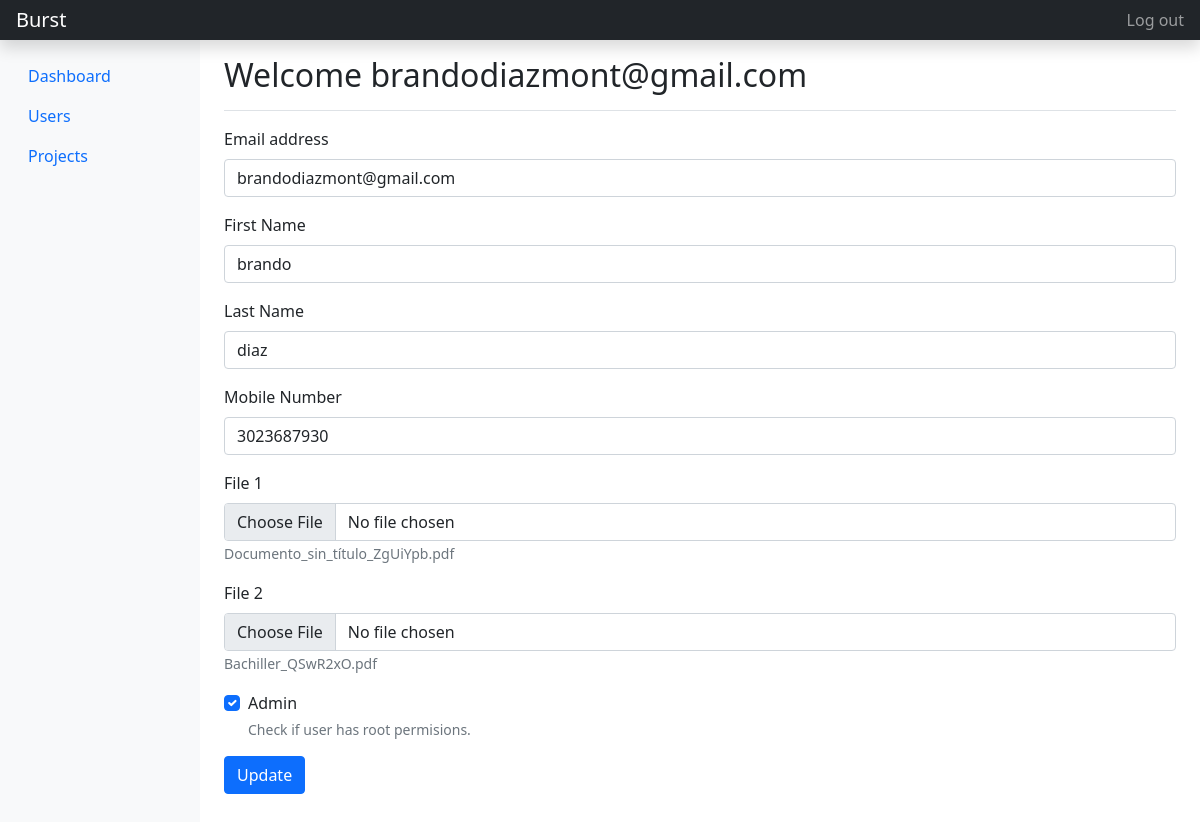
Screenshot of /accounts/users/update/3 (signed in) with the database file from the repository.
### apps/users/models.py (models this page shows, shortened)
class Base(models.Model):
    created_at = models.DateTimeField(auto_now_add=True)
    updated_at = models.DateTimeField(auto_now=True)
    status=models.BooleanField("status", default=True)
    class Meta:
        abstract = True

class Company(Base):
    name=models.CharField("name", max_length=250)
    class Meta:
        verbose_name = 'Company'
        verbose_name_plural = 'Companies'

class Profile(Base):
    user = models.OneToOneField(User, on_delete=models.CASCADE, verbose_name="user")
    company = models.ForeignKey(Company, on_delete=models.CASCADE, verbose_name='company')
    mobile_number = models.CharField("mobile number", max_length=250, null=True, blank=True)
    file_1 = models.FileField(upload_to='documents/%Y/%m/%d', null=True, blank=True)
    file_2 =  models.FileField(upload_to='documents/%Y/%m/%d', null=True, blank=True)
    def filename_1(self):
        return os.path.basename(self.file_1.name)
    def filename_2(self):
        return os.path.basename(self.file_2.name)

### apps/users/views.py (the view, shortened to what this page needs)
# urls.py: path('users/update/<int:id>', UserUpdateView.as_view(), name='user_update'),
class UserUpdateView(LoginRequiredMixin, View):
    def get(self, request, id, *args, **kwargs):
        profile = Profile.objects.get(id=id)
        context = {
            'profile':profile,
            'company': Company.objects.get(id=request.user.profile.company.id),
        }
        template_name = 'dashboard/users_create_update.html'
        return render(request, template_name, context)

### apps/users/templatetags/extras.py (called while the page is built)
@register.filter(name='has_group')
def has_group(user, group_name):
    return user.groups.filter(name=group_name).exists()

### templates/dashboard/users_create_update.html (shortened to what this page needs)
{% extends 'base.html' %}
{% load extras %}
{% block content %}
{% include 'dashboard/modules/header.html' %}
<div class="container-fluid">
    <div class="row">
        {% include 'dashboard/modules/sidebar_nav.html' %}
        <main class="col-md-9 ms-sm-auto col-lg-10 px-md-4">
            <div
                class="d-flex justify-content-between flex-wrap flex-md-nowrap align-items-center pt-3 pb-2 mb-3 border-bottom">
                <h1 class="h2">Welcome {{ user.get_username }}</h1>
            </div>
            <form method="post" {% if profile %} action="{% url 'user_update' profile.user.id  %}"{% endif %} enctype="multipart/form-data" class="mb-5">
                <div class="mb-3">
                    <label for="email" class="form-label">Email address</label>
                    <input type="email" class="form-control" id="email" name="email" {% if profile %}value="{{profile.user.email}}"{% endif %} required>
                </div>
                <div class="mb-3">
                    <label for="first_name" class="form-label">First Name</label>
                    <input type="text" class="form-control" id="first_name" name="first_name" {% if profile %}value="{{profile.user.first_name}}"{% endif %} required>
                </div>
                <div class="mb-3">
                    <label for="last_name" class="form-label">Last Name</label>
                    <input type="text" class="form-control" id="last_name" name="last_name" {% if profile %}value="{{profile.user.last_name}}"{% endif %} required>
                </div>
                <div class="mb-3">
                    <label for="mobile_number" class="form-label">Mobile Number</label>
                    <input type="number" class="form-control" id="mobile_number" name="mobile_number" {% if profile %}value="{{profile.mobile_number}}"{% endif %}>
                </div>
                <div class="mb-3">
                    <label for="docfile_1" class="form-label">File 1</label>
                    <input class="form-control" type="file" id="docfile_1" name="docfile_1" accept="application/pdf">
                    {% if profile.file_1 %}<small id="file1lHelp" class="form-text text-muted">{{profile.filename_1}}</small>{% endif %}
                </div>
                <div class="mb-3">
                    <label for="docfile_2" class="form-label">File 2</label>
                    <input class="form-control" type="file" id="docfile_2" name="docfile_2" accept="application/pdf">
                    {% if profile.file_2 %}<small id="file2lHelp" class="form-text text-muted">{{profile.filename_2}}</small>{% endif %}
                </div>
                <div class="form-check mb-3">
                    <input class="form-check-input" type="checkbox" id="user_root" name="user_root" {% if profile and profile.user|has_group:"No root" %}checked{% endif %}>
                    <label class="form-check-label" for="user_root">
                      Admin
                    </label>
                    <div id="rootHelp" class="form-text">Check if user has root permisions.</div>
                </div>
                <button type="submit" class="btn btn-primary">{% if profile %}Update{% else %}create{% endif %}</button>
            </form>
        </main>
    </div>
</div>
{% endblock %}

### templates/dashboard/modules/header.html (shortened to what this page needs)
<header class="navbar navbar-dark sticky-top bg-dark flex-md-nowrap p-0 shadow">
    <a class="navbar-brand col-md-3 col-lg-2 me-0 px-3" href="#">{{company.name}}</a>
    <div class="navbar-nav">
        <div class="nav-item text-nowrap">
            <a class="nav-link px-3" href="{% url 'logout' %}">Log out</a>
        </div>
    </div>
</header>

### rows the page displays
Company: name "Burst"
Profile: email "brandodiazmont@gmail.com", first_name "brando", last_name "diaz", mobile_number "3023687930", filename_1 "Documento_sin_título_ZgUiYpb.pdf", filename_2 "Bachiller_QSwR2xO.pdf", user_id "☑"

### other values shown
{{ user.get_username }} "brandodiazmont@gmail.com"
